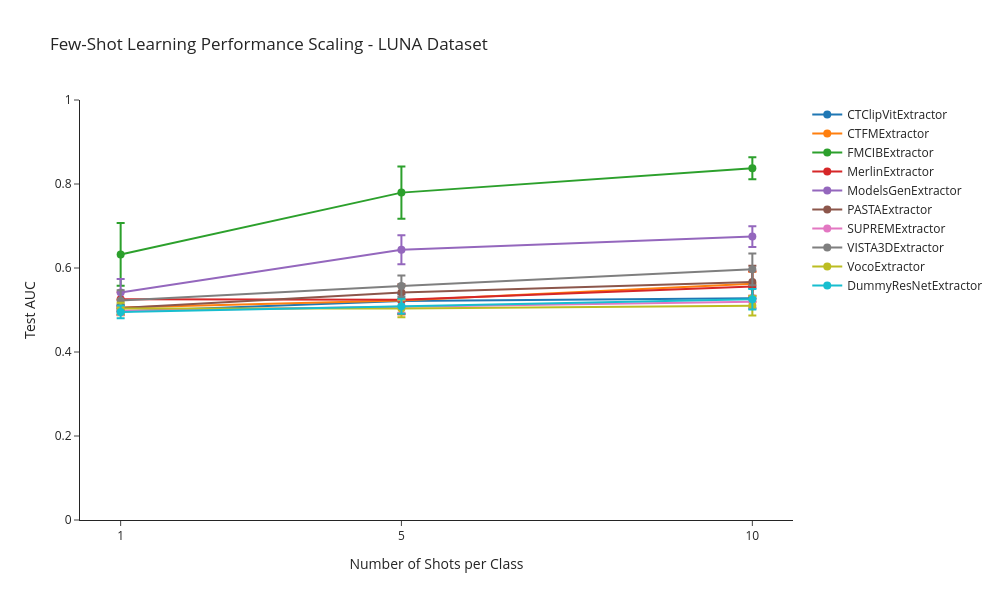

Notebook code for this chart:
### Markdown cell above
## Few-Shot Learning Curves

Visualize how model performance scales with increasing training samples.

### Code cell
# Plot few-shot learning curves

# The outer keys should be shot numbers, the inner keys should be model names.
model_names = list(next(iter(few_shot_results.values())).keys())
fig = go.Figure()

for model_name in model_names:
    shot_values = []
    means = []
    cis = []
    
    for shots in shot_configs:
        shot_values.append(shots)
        result = few_shot_results.get(shots, {}).get(model_name, {})
        if "mean" not in result or "ci95" not in result:
            means.append(float("nan"))
            cis.append(0)
        else:
            means.append(result["mean"])
            ci = result["ci95"][1] - result["mean"]
            cis.append(ci)
    
    fig.add_trace(go.Scatter(
        x=shot_values,
        y=means,
        error_y=dict(type='data', array=cis),
        mode='lines+markers',
        name=model_name,
        line=dict(width=2),
        marker=dict(size=8)
    ))

fig.update_layout(
    title='Few-Shot Learning Performance Scaling - LUNA Dataset',
    xaxis_title='Number of Shots per Class',
    yaxis_title='Test AUC',
    height=600,
    width=1000,
    template='simple_white',
    hovermode='x unified'
)
fig.update_xaxes(tickvals=shot_configs)
fig.update_yaxes(range=[0, 1.0])

fig.show()

print("Key Insight: Steeper curves = better low-data generalization")
print("Models with 1-shot performance close to 10-shot are most data-efficient")

### Figure 1 — Plotly figure (JSON) as saved in the notebook; plotly's stock layout.template omitted (floating-point values rounded to 4 significant figures)
{"data": [{"error_y": {"array": [0.006812, 0.0161, 0.02412], "type": "data"}, "line": {"width": 2}, "marker": {"size": 8}, "mode": "lines+markers", "name": "CTClipVitExtractor", "type": "scatter", "x": [1, 5, 10], "y": [0.4961, 0.5214, 0.528]}, {"error_y": {"array": [0.01881, 0.03365, 0.0286], "type": "data"}, "line": {"width": 2}, "marker": {"size": 8}, "mode": "lines+markers", "name": "CTFMExtractor", "type": "scatter", "x": [1, 5, 10], "y": [0.5061, 0.5227, 0.5623]}, {"error_y": {"array": [0.07467, 0.06249, 0.02638], "type": "data"}, "line": {"width": 2}, "marker": {"size": 8}, "mode": "lines+markers", "name": "FMCIBExtractor", "type": "scatter", "x": [1, 5, 10], "y": [0.6324, 0.7795, 0.8375]}, {"error_y": {"array": [0.01663, 0.0334, 0.03618], "type": "data"}, "line": {"width": 2}, "marker": {"size": 8}, "mode": "lines+markers", "name": "MerlinExtractor", "type": "scatter", "x": [1, 5, 10], "y": [0.5259, 0.5242, 0.5561]}, {"error_y": {"array": [0.03186, 0.0348, 0.02462], "type": "data"}, "line": {"width": 2}, "marker": {"size": 8}, "mode": "lines+markers", "name": "ModelsGenExtractor", "type": "scatter", "x": [1, 5, 10], "y": [0.5417, 0.6434, 0.6749]}, {"error_y": {"array": [0.008495, 0.01964, 0.03886], "type": "data"}, "line": {"width": 2}, "marker": {"size": 8}, "mode": "lines+markers", "name": "PASTAExtractor", "type": "scatter", "x": [1, 5, 10], "y": [0.5045, 0.5419, 0.5664]}, {"error_y": {"array": [0.009877, 0.01487, 0.01453], "type": "data"}, "line": {"width": 2}, "marker": {"size": 8}, "mode": "lines+markers", "name": "SUPREMExtractor", "type": "scatter", "x": [1, 5, 10], "y": [0.4981, 0.5082, 0.5195]}, {"error_y": {"array": [0.02447, 0.02535, 0.03781], "type": "data"}, "line": {"width": 2}, "marker": {"size": 8}, "mode": "lines+markers", "name": "VISTA3DExtractor", "type": "scatter", "x": [1, 5, 10], "y": [0.5226, 0.5571, 0.5969]}, {"error_y": {"array": [0.0134, 0.02085, 0.02314], "type": "data"}, "line": {"width": 2}, "marker": {"size": 8}, "mode": "lines+markers", "name": "VocoExtractor", "type": "scatter", "x": [1, 5, 10], "y": [0.5036, 0.5037, 0.5102]}, {"error_y": {"array": [0.01523, 0.01785, 0.02417], "type": "data"}, "line": {"width": 2}, "marker": {"size": 8}, "mode": "lines+markers", "name": "DummyResNetExtractor", "type": "scatter", "x": [1, 5, 10], "y": [0.4954, 0.5087, 0.5256]}], "layout": {"height": 600, "hovermode": "x unified", "title": {"text": "Few-Shot Learning Performance Scaling - LUNA Dataset"}, "width": 1000, "xaxis": {"tickvals": [1, 5, 10], "title": {"text": "Number of Shots per Class"}}, "yaxis": {"range": [0, 1], "title": {"text": "Test AUC"}}}}
